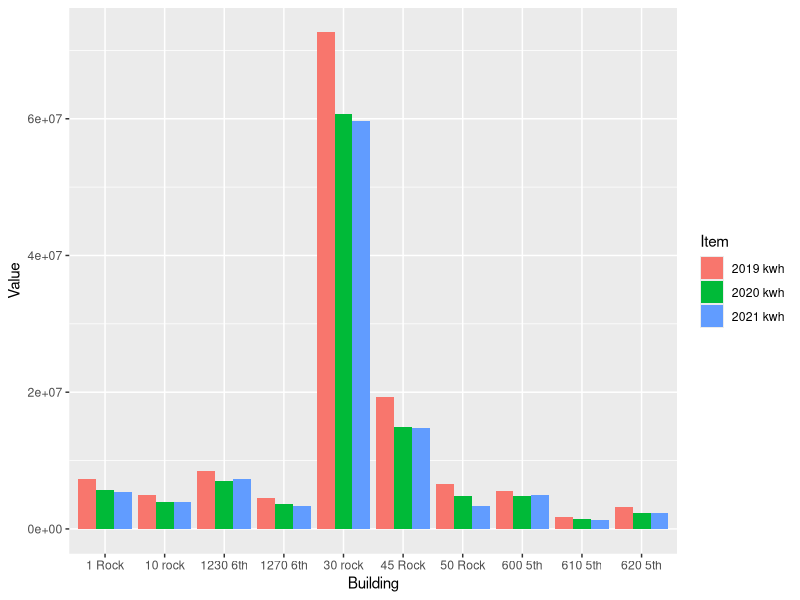
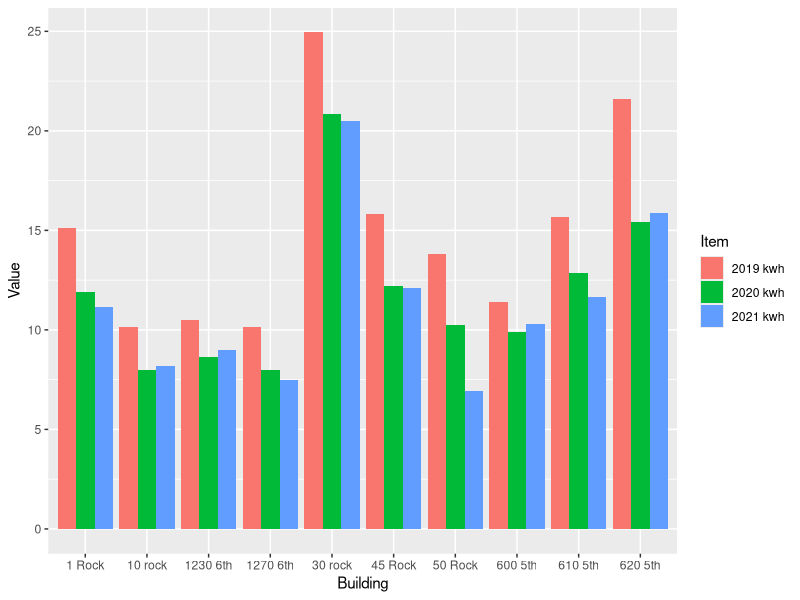
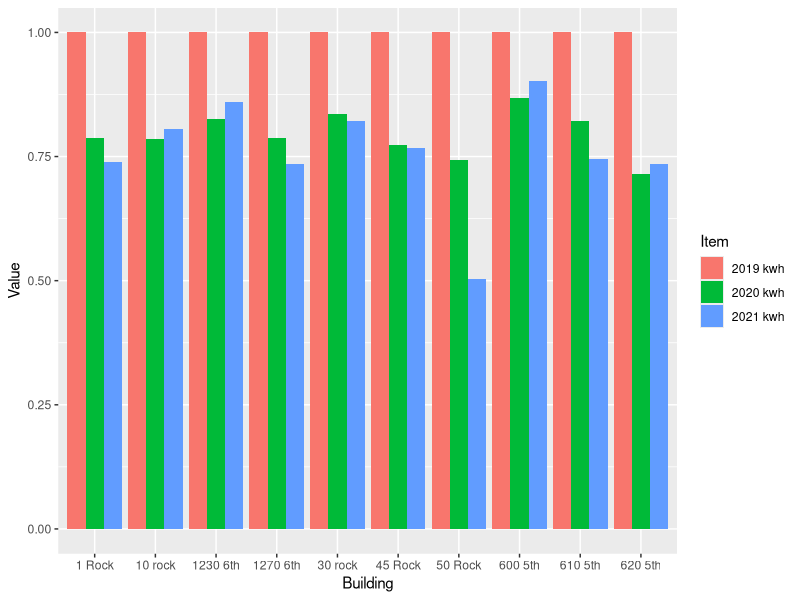
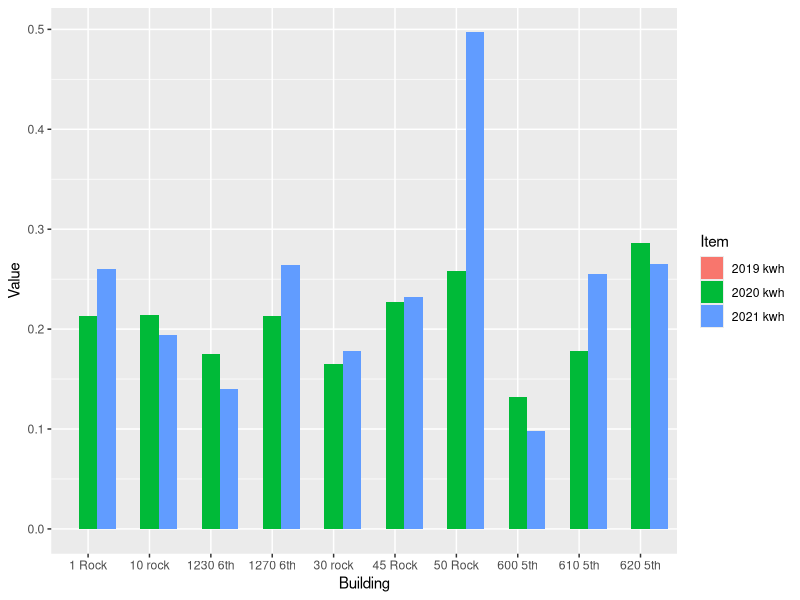

The R script that drew these images, in order:
## ---- chunk 1


my_packages <- c("tidyverse", "vroom" , "janitor" , "glue" , "tsibble" , "tidytext","lubridate", "fable", "tsibbledata", "ggplot2", "forecast", "tseries", "rio", "zoo", "readxl", "tsibbledata", "knitr", "kableExtra", "formattable")

invisible( lapply(my_packages, require, character.only = TRUE))

#Choose one working site: 
place <- "Home" 
# place <- "work"

#Set proper working Dir 
if (place == "Home"){setwd("C:/Users/paulr/Documents/R/RockCenterEnergyAnalysis")} else {setwd("C:/Users/prode/Documents/R/RockCenterEnergyAnalysis")}

# Check for data directory and if one is not present then make it

if (!file.exists("data")) { dir.create("data")}

# Clean up environment
rm(place, my_packages )

options(dplyr.summarise.inform = FALSE)

# Read in data

SteamData <- read_excel("data/Energy_Data_for_Net_Zero_Study.xlsx", sheet = "Sheet1", range = "B2:G11" , col_names = TRUE, na = "NA", col_types = NULL )

ElectricData <- read_excel("data/Energy_Data_for_Net_Zero_Study.xlsx", sheet = "Sheet1", range = "B13:G23" , col_names = TRUE, na = "NA", col_types = NULL )

BuildingGSF <- read_excel("data/Energy_Data_for_Net_Zero_Study.xlsx", sheet = "Sheet1", range = "B28:C39" , col_names = TRUE, na = "NA", col_types = NULL )

UtilityData <- left_join(ElectricData, SteamData, by="Building") %>% left_join(BuildingGSF, by="Building")
UtilityData[is.na(UtilityData)] <- 0
gather(UtilityData, key = "Item", value = "Value", -Building )




ElectricData %>% select(Building, `2019 kwh`, `2020 kwh`, `2021 kwh`) %>% 
  gather(key = "Item", value = "Value", -Building) %>%
  ggplot(aes(x = Building, y = Value, fill = Item, group = Item)) +
  geom_bar(stat = "identity", position = "dodge")

apply(UtilityData[2:4], 2, function(row) row / UtilityData$`Gross Floor Area`) -> UtilityData[2:4]
UtilityData %>% select(Building, `2019 kwh`, `2020 kwh`, `2021 kwh`) %>% 
  gather(key = "Item", value = "Value", -Building) %>% 
  ggplot(aes(x = Building, y = Value, fill = Item, group = Item)) +
  geom_bar(stat = "identity", position = "dodge")

apply(UtilityData[2:4], 2, function(row) row / UtilityData$`Gross Floor Area`) -> UtilityData[2:4]
apply(UtilityData[2:4], 2, function(row) row / UtilityData$`2019 kwh`) -> UtilityData[2:4]
UtilityData %>% select(Building, `2019 kwh`, `2020 kwh`, `2021 kwh`) %>% 
  gather(key = "Item", value = "Value", -Building) %>% 
  ggplot(aes(x = Building, y = Value, fill = Item, group = Item)) +
  geom_bar(stat = "identity", position = "dodge")

apply(UtilityData[2:4], 2, function(row) row / UtilityData$`Gross Floor Area`) -> UtilityData[2:4]
apply(UtilityData[2:4], 2, function(row) 1 - (row / UtilityData$`2019 kwh`)) -> UtilityData[2:4]
UtilityData %>% select(Building, `2019 kwh`, `2020 kwh`, `2021 kwh`) %>% 
  gather(key = "Item", value = "Value", -Building) %>% 
  ggplot(aes(x = Building, y = Value, fill = Item, group = Item)) +
  geom_bar(stat = "identity", position = "dodge")
